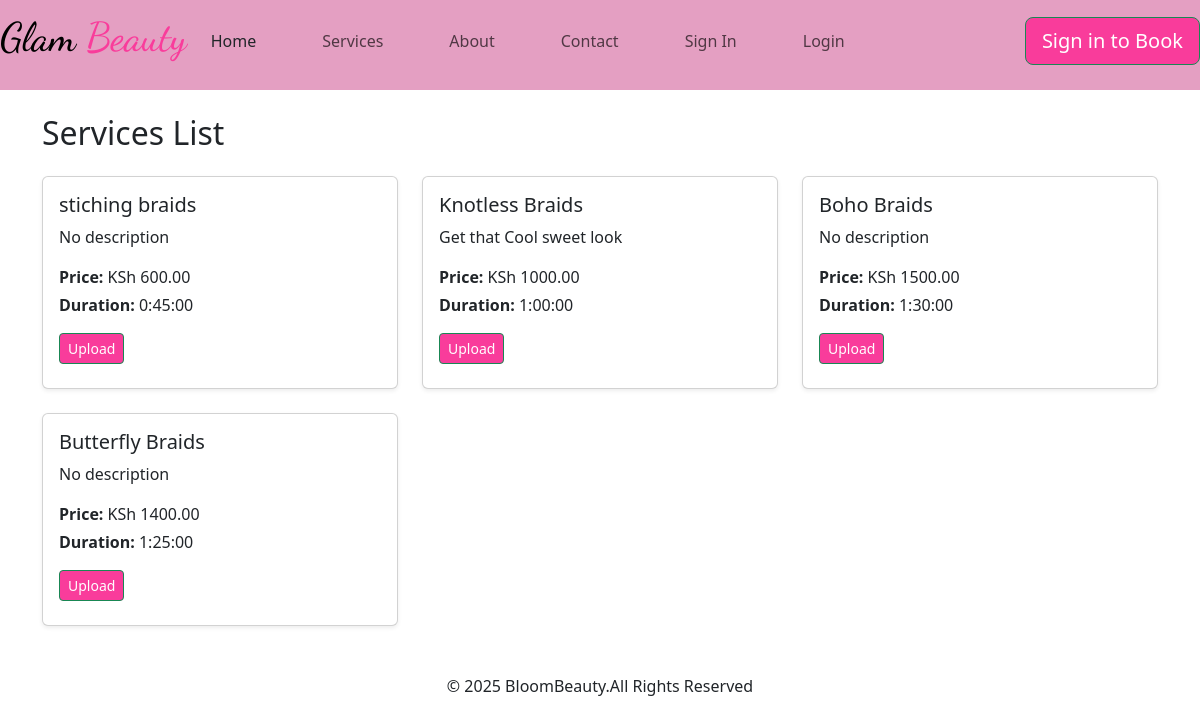
Before: /serviceslist/ with the older database file.
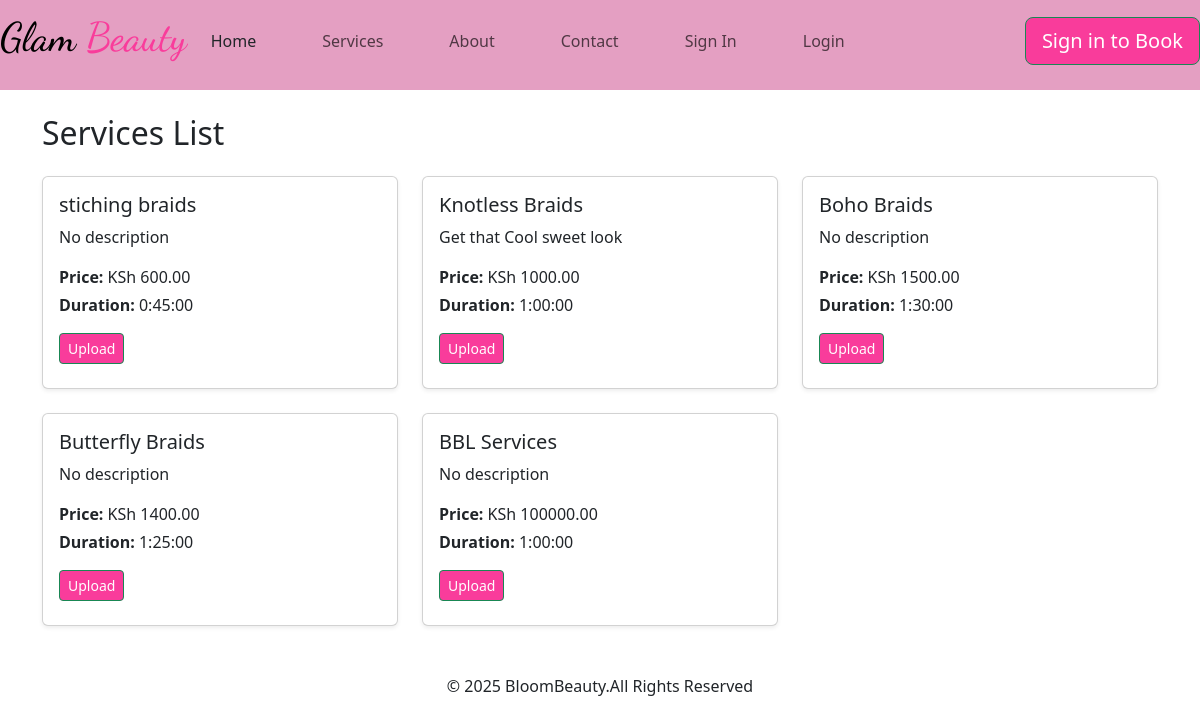
After: the same page with the newer database file.
### cosmetics/models.py (models this page shows, shortened)
class Service(models.Model):
    CATEGORY_CHOICES = [
        ("Wig Installation", "Wig Installation"),
        ("Braided Hairstyles", "Braided Hairstyles"),
        ("Facial Services", "Facial Services"),
        ("Nail Art Design Services", "Nail Art Design Services"),
        ("Massage Services", "Massage Services"),
    ]
    name = models.CharField(max_length=200)
    description = models.TextField(null=True, blank=True)
    price = models.DecimalField(max_digits=8, decimal_places=2)
    duration = models.DurationField()
    category = models.CharField(max_length=50, choices=CATEGORY_CHOICES)
    is_active = models.BooleanField(default=False)
    image = models.ImageField(upload_to="services/", null=True, blank=True)

### cosmetics/views.py (the view)
# urls.py: path('serviceslist/', views.ServiceListView.as_view(), name='serviceslist'),
class ServiceListView(ListView):
    model = Service
    template_name = "servicelist.html"
    context_object_name = "services"

### cosmetics/templates/servicelist.html (shortened to what this page needs)
{% extends 'base.html' %}
{% load static %}
{% block content %}
<div class="container mt-4">
    <h2 class="mb-4">Services List</h2>
    <div class="row">
        {% for service in services %}
        <div class="col-md-4 mb-4">
            <div class="card h-100 shadow-sm">
                <div class="card-body">
                    <h5 class="card-title">{{ service.name }}</h5>
                    <p class="card-text">{{ service.description|default:"No description" }}</p>
                    <p class="mb-1"><strong>Price:</strong> KSh {{ service.price }}</p>
                    <p class="mb-3"><strong>Duration:</strong> {{ service.duration }}</p>
                    {% if service.is_active %}
                        <span class="badge bg-success mb-2">Uploaded</span>
                    {% else %}
                        <a href="{% url 'upload_service' service.id %}" class="btn btn-sm btn-success mb-2">Upload</a>
                    {% endif %}
                </div>
            </div>
        </div>
        {% empty %}
        <div class="col-12 text-center">
            <p class="text-muted">No services available.</p>
        </div>
        {% endfor %}
    </div>
</div>
{% endblock %}

Changed rows visible on the page:
added Service: name "BBL Services", description "No description", price "100000.00", duration "1:00:00", is_active "Upload"
